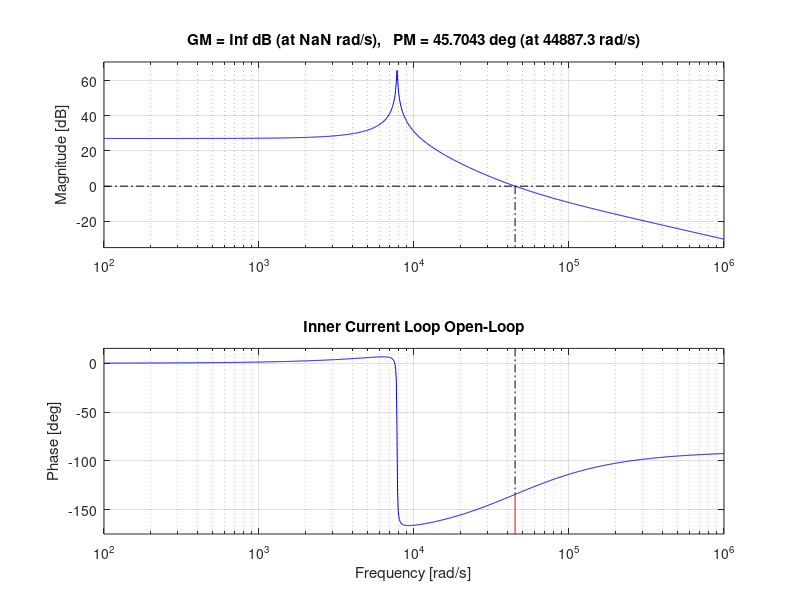
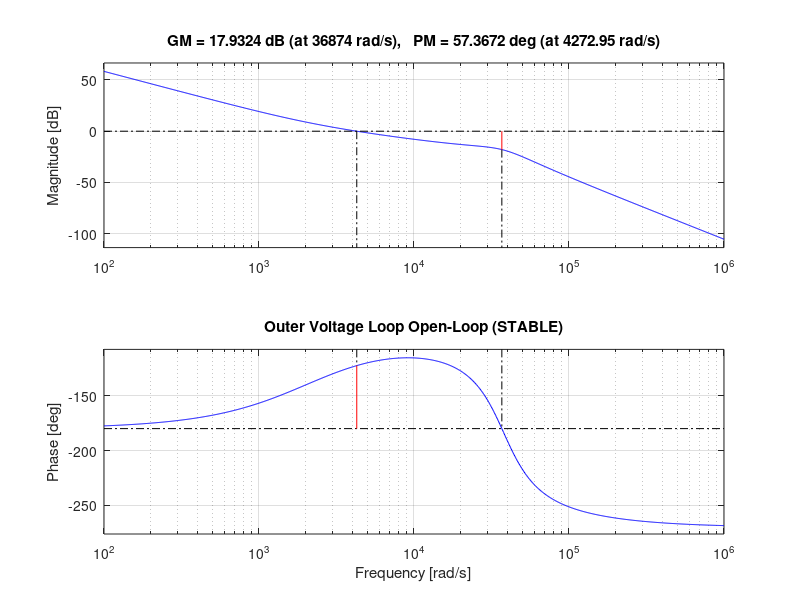
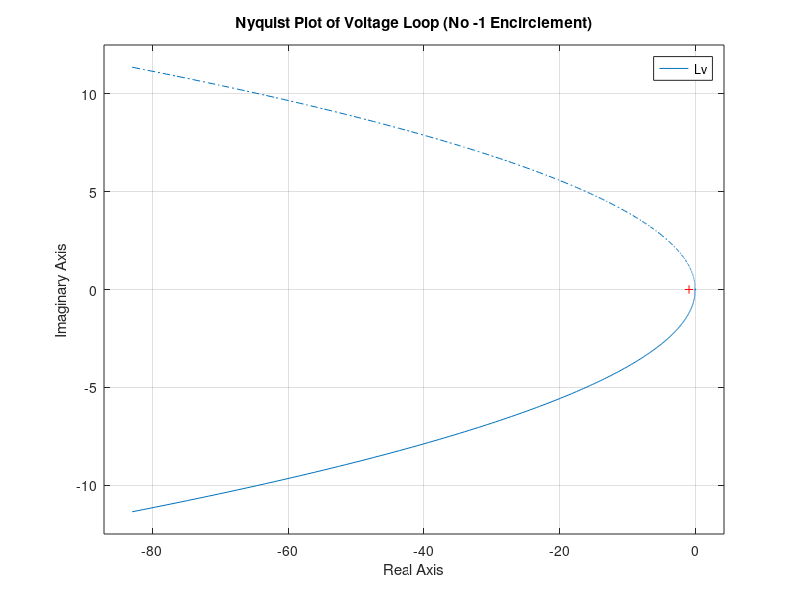
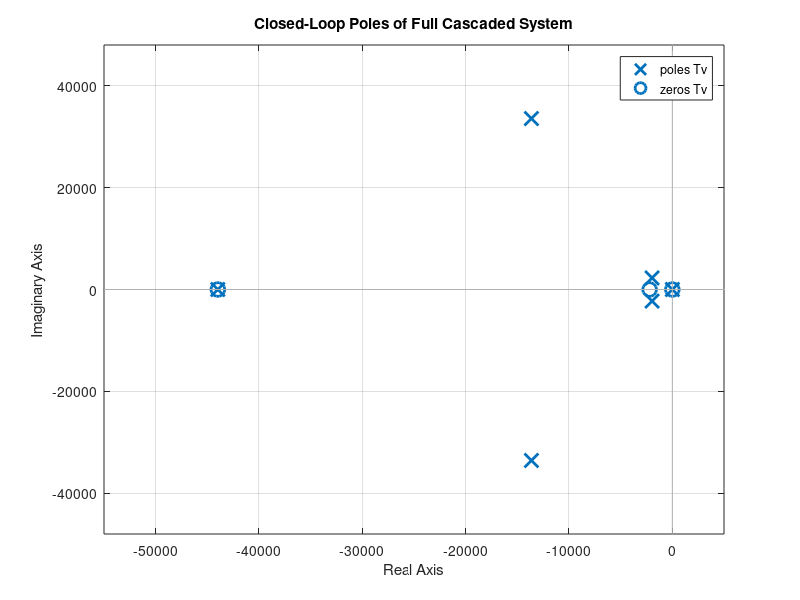

Recreate these plots in MATLAB, in order.
clc; clear; close all;

%% =========================
% Parameters
%% =========================
L  = 0.4137e-3;
C  = 40e-6;
RL = 0.03799;
Vb = 750;
fs = 70e3;

s = tf('s');

%% =========================
% Plant
%% =========================
den = s^2 + (RL/L)*s + 1/(L*C);
Gid = (Vb/L)*s / den;     % duty -> inductor current
Gvi = -1/(C*s);           % current -> PV voltage

%% =========================
% INNER CURRENT CONTROLLER (7 kHz)
%% =========================
fci = 7e3;
wci = 2*pi*fci;

wi_i = wci;
Kp_i = wci*L/(sqrt(2)*Vb);
Ki_i = Kp_i*wi_i;

Ci = Kp_i*(1 + wi_i/s);

% Close current loop
Li = Ci * Gid;
Ti = feedback(Li,1);      % iL / iL*

%% =========================
% OUTER VOLTAGE CONTROLLER (700 Hz)
%% =========================
fcv = 700;
wcv = 2*pi*fcv;

% PI zero
wi_v = 0.5*wcv;

% HF stabilising pole (KEY FIX)
wp_v = 10*wcv;

% Gains
Kp_v = 2*C*wcv / sqrt(1 + (wcv/wi_v)^2);
Ki_v = Kp_v * wi_v;

% Voltage controller (PI + pole)
Cv = -Kp_v * (1 + wi_v/s) * (1 / (1 + s/wp_v));

%% =========================
% FULL CASCADED SYSTEM
%% =========================
Gv_eff = Gvi * Ti;        % v_pv / iL*
Lv = Cv * Gv_eff;         % voltage open-loop
Tv = feedback(Lv,1);      % v_pv / v_pv*

%% =========================
% ANALYSIS
%% =========================

% Inner loop
figure;
margin(Li)
title('Inner Current Loop Open-Loop');
grid on;

% Voltage loop (with stabilisation)
figure;
margin(Lv)
title('Outer Voltage Loop Open-Loop (STABLE)');
grid on;

% Nyquist (THIS is the proof)
figure;
nyquist(Lv)
grid on;
title('Nyquist Plot of Voltage Loop (No -1 Encirclement)');

% Closed-loop poles
figure;
pzmap(Tv)
grid on;
title('Closed-Loop Poles of Full Cascaded System');

% Step response
figure;
step(Tv)
grid on;
title('Closed-Loop PV Voltage Step Response');
